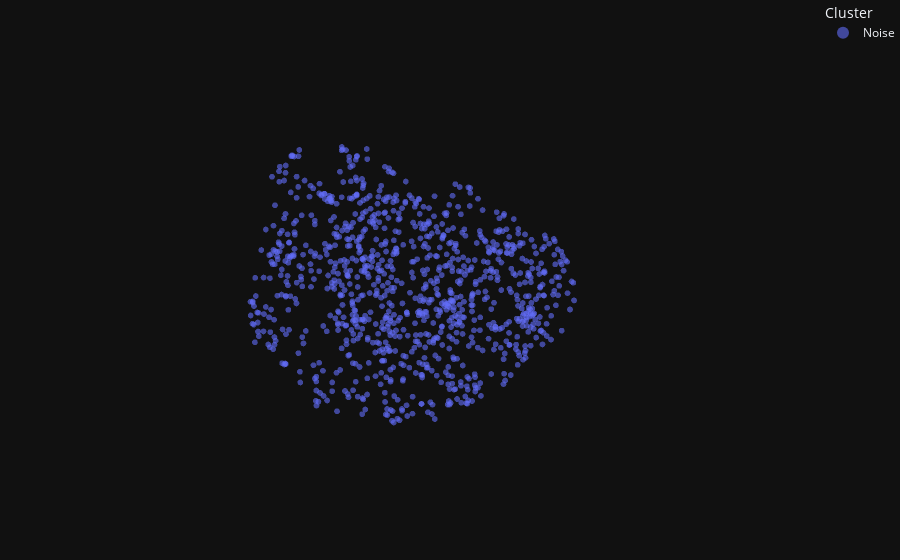

Source (notebook cell):
### Markdown cell above
#### Checking HDBSCAN (with UMAP embedding)

### Code cell
hdbscan = HDBSCAN(
    min_cluster_size=50,
    min_samples=15,
)
hdbscan_labels = hdbscan.fit_predict(df_reduced)

df_hbdscan = pd.DataFrame(dict(
    UMAP_0=umap_3d_embedding[:, 0],
    UMAP_1=umap_3d_embedding[:, 1],
    UMAP_2=umap_3d_embedding[:, 2],
    Cluster=np.char.replace(hdbscan_labels.astype(str), "-1", "Noise"),
    Probability=hdbscan.probabilities_,
))

fig = px.scatter_3d(
    df_hbdscan,
    x="UMAP_0",
    y="UMAP_1",
    z="UMAP_2",
    color="Cluster",
    size="Probability",
    size_max=10,
    hover_data=["Probability"],
    opacity=0.6,
)
fig.update_traces(marker_size=2)
fig.update_layout(margin=dict(l=0, r=0, t=0, b=0))
fig.update_scenes(
    xaxis_visible=False,
    yaxis_visible=False,
    zaxis_visible=False
)

fig.show()

### Figure 1 — Plotly figure (JSON) as saved in the notebook; plotly's stock layout.template omitted (floating-point values rounded to 4 significant figures; data arrays with more than 128 entries replaced by an {"elided": "..."} marker saying what was removed)
{"data": [{"customdata": {"elided": "1010x1 float values"}, "hovertemplate": "Cluster=Noise<br>UMAP_0=%{x}<br>UMAP_1=%{y}<br>UMAP_2=%{z}<br>Probability=%{customdata[0]}<extra></extra>", "legendgroup": "Noise", "marker": {"color": "#636efa", "opacity": 0.6, "size": 2, "sizemode": "area", "sizeref": 0.0, "symbol": "circle"}, "mode": "markers", "name": "Noise", "scene": "scene", "showlegend": true, "x": {"elided": "1010 float values"}, "y": {"elided": "1010 float values"}, "z": {"elided": "1010 float values"}, "type": "scatter3d"}], "layout": {"scene": {"domain": {"x": [0.0, 1.0], "y": [0.0, 1.0]}, "xaxis": {"title": {"text": "UMAP_0"}, "visible": false}, "yaxis": {"title": {"text": "UMAP_1"}, "visible": false}, "zaxis": {"title": {"text": "UMAP_2"}, "visible": false}}, "legend": {"title": {"text": "Cluster"}, "tracegroupgap": 0, "itemsizing": "constant"}, "margin": {"t": 0, "l": 0, "r": 0, "b": 0}}}
